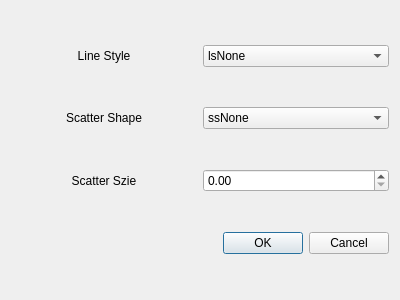
<?xml version="1.0" encoding="UTF-8"?>
<ui version="4.0">
 <class>SelectLineStyleDialog</class>
 <widget class="QDialog" name="SelectLineStyleDialog">
  <property name="geometry">
   <rect>
    <x>0</x>
    <y>0</y>
    <width>400</width>
    <height>300</height>
   </rect>
  </property>
  <property name="windowTitle">
   <string>曲线样式设置</string>
  </property>
  <property name="windowIcon">
   <iconset resource="../../icon.qrc">
    <normaloff>:/icon/res/icon/graphic.png</normaloff>:/icon/res/icon/graphic.png</iconset>
  </property>
  <layout class="QVBoxLayout" name="verticalLayout">
   <item>
    <layout class="QHBoxLayout" name="horizontalLayout_2">
     <item>
      <widget class="QLabel" name="lineStyleLabel">
       <property name="sizePolicy">
        <sizepolicy hsizetype="Expanding" vsizetype="Preferred">
         <horstretch>0</horstretch>
         <verstretch>0</verstretch>
        </sizepolicy>
       </property>
       <property name="text">
        <string>Line Style</string>
       </property>
       <property name="alignment">
        <set>Qt::AlignCenter</set>
       </property>
      </widget>
     </item>
     <item>
      <widget class="QComboBox" name="lineStyleComboBox">
       <property name="sizePolicy">
        <sizepolicy hsizetype="Expanding" vsizetype="Fixed">
         <horstretch>0</horstretch>
         <verstretch>0</verstretch>
        </sizepolicy>
       </property>
       <item>
        <property name="text">
         <string>lsNone</string>
        </property>
       </item>
       <item>
        <property name="text">
         <string>lsLine</string>
        </property>
       </item>
       <item>
        <property name="text">
         <string>lsStepLeft</string>
        </property>
       </item>
       <item>
        <property name="text">
         <string>lsStepRight</string>
        </property>
       </item>
       <item>
        <property name="text">
         <string>lsStepCenter</string>
        </property>
       </item>
       <item>
        <property name="text">
         <string>lsImpulse</string>
        </property>
       </item>
      </widget>
     </item>
    </layout>
   </item>
   <item>
    <layout class="QHBoxLayout" name="horizontalLayout">
     <item>
      <widget class="QLabel" name="scatterStyleLabel">
       <property name="sizePolicy">
        <sizepolicy hsizetype="Expanding" vsizetype="Preferred">
         <horstretch>0</horstretch>
         <verstretch>0</verstretch>
        </sizepolicy>
       </property>
       <property name="text">
        <string>Scatter Shape</string>
       </property>
       <property name="alignment">
        <set>Qt::AlignCenter</set>
       </property>
      </widget>
     </item>
     <item>
      <widget class="QComboBox" name="scatterShapeComboBox">
       <property name="sizePolicy">
        <sizepolicy hsizetype="Expanding" vsizetype="Fixed">
         <horstretch>0</horstretch>
         <verstretch>0</verstretch>
        </sizepolicy>
       </property>
       <item>
        <property name="text">
         <string>ssNone</string>
        </property>
       </item>
       <item>
        <property name="text">
         <string>ssDot</string>
        </property>
       </item>
       <item>
        <property name="text">
         <string>ssCross</string>
        </property>
       </item>
       <item>
        <property name="text">
         <string>ssPlus</string>
        </property>
       </item>
       <item>
        <property name="text">
         <string>ssCircle</string>
        </property>
       </item>
       <item>
        <property name="text">
         <string>ssDisc</string>
        </property>
       </item>
       <item>
        <property name="text">
         <string>ssSquare</string>
        </property>
       </item>
       <item>
        <property name="text">
         <string>ssDiamond</string>
        </property>
       </item>
       <item>
        <property name="text">
         <string>ssStar</string>
        </property>
       </item>
       <item>
        <property name="text">
         <string>ssTriangle</string>
        </property>
       </item>
       <item>
        <property name="text">
         <string>ssTriangleInverted</string>
        </property>
       </item>
       <item>
        <property name="text">
         <string>ssCrossSquare</string>
        </property>
       </item>
       <item>
        <property name="text">
         <string>ssPlusSquare</string>
        </property>
       </item>
       <item>
        <property name="text">
         <string>ssCrossCircle</string>
        </property>
       </item>
       <item>
        <property name="text">
         <string>ssPlusCircle</string>
        </property>
       </item>
       <item>
        <property name="text">
         <string>ssPeace</string>
        </property>
       </item>
      </widget>
     </item>
    </layout>
   </item>
   <item>
    <layout class="QHBoxLayout" name="horizontalLayout_3">
     <item>
      <widget class="QLabel" name="scatterSizeLable">
       <property name="text">
        <string>Scatter Szie</string>
       </property>
       <property name="alignment">
        <set>Qt::AlignCenter</set>
       </property>
      </widget>
     </item>
     <item>
      <widget class="QDoubleSpinBox" name="scatterSizeDoubleSpinBox">
       <property name="maximum">
        <double>99.000000000000000</double>
       </property>
      </widget>
     </item>
    </layout>
   </item>
   <item>
    <widget class="QDialogButtonBox" name="buttonBox">
     <property name="orientation">
      <enum>Qt::Horizontal</enum>
     </property>
     <property name="standardButtons">
      <set>QDialogButtonBox::Cancel|QDialogButtonBox::Ok</set>
     </property>
    </widget>
   </item>
  </layout>
 </widget>
 <resources>
  <include location="../../icon.qrc"/>
 </resources>
 <connections>
  <connection>
   <sender>buttonBox</sender>
   <signal>accepted()</signal>
   <receiver>SelectLineStyleDialog</receiver>
   <slot>accept()</slot>
   <hints>
    <hint type="sourcelabel">
     <x>248</x>
     <y>254</y>
    </hint>
    <hint type="destinationlabel">
     <x>157</x>
     <y>274</y>
    </hint>
   </hints>
  </connection>
  <connection>
   <sender>buttonBox</sender>
   <signal>rejected()</signal>
   <receiver>SelectLineStyleDialog</receiver>
   <slot>reject()</slot>
   <hints>
    <hint type="sourcelabel">
     <x>316</x>
     <y>260</y>
    </hint>
    <hint type="destinationlabel">
     <x>286</x>
     <y>274</y>
    </hint>
   </hints>
  </connection>
 </connections>
</ui>
